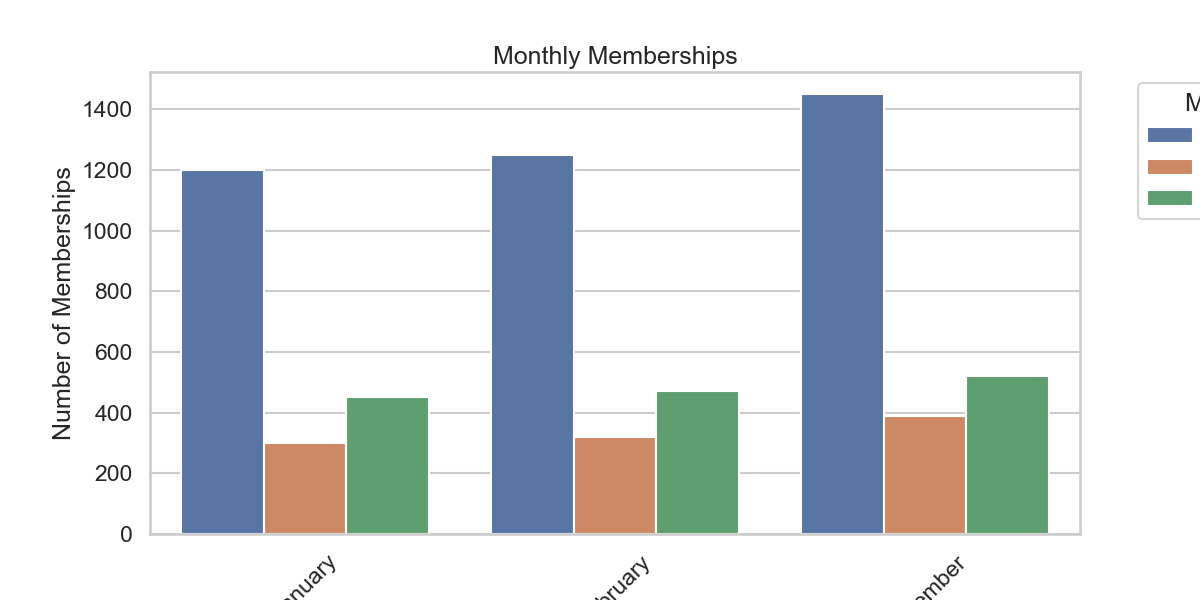

This chart was generated by the following Python code:

import pandas as pd
import seaborn as sns
import matplotlib.pyplot as plt

# Your table data
data = [
    {'Month': 'January', 'Adult Memberships': 1200, 'Youth Memberships': 300, 'Senior Memberships': 450},
    {'Month': 'February', 'Adult Memberships': 1250, 'Youth Memberships': 320, 'Senior Memberships': 470},
    # ... include all other months here
    {'Month': 'December', 'Adult Memberships': 1450, 'Youth Memberships': 390, 'Senior Memberships': 520}
]

# Convert the table data into a Pandas DataFrame
df = pd.DataFrame(data)

# We melt the DataFrame to have a proper format for Seaborn
df_melted = df.melt(id_vars='Month', var_name='Membership Type', value_name='Count')

# Set the aesthetic style of the plots
sns.set_style("whitegrid")

# Initialize the matplotlib figure
f, ax = plt.subplots(figsize=(12, 6))

# Create a barplot
sns.barplot(x="Month", y="Count", hue="Membership Type", data=df_melted, ax=ax)

# Customize the plot with title, labels, and other aesthetics
ax.set_title('Monthly Memberships')
ax.set_xlabel('Month')
ax.set_ylabel('Number of Memberships')

# Rotate the x-axis labels for better readability
plt.xticks(rotation=45)

# Place the legend outside the plot
plt.legend(title='Membership Type', bbox_to_anchor=(1.05, 1), loc='upper left')

# Show the plot
plt.show()
